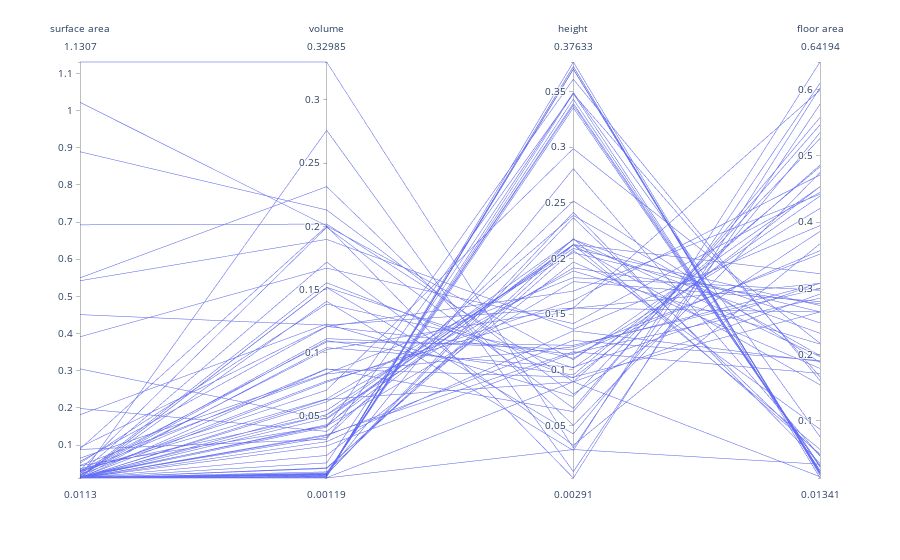

Notebook cell for this chart:
### Code cell
from  modules.DataAndVisualization.vizualiser import (
    plot_scatter as scatter,
    plot_parallel as parallel,
)
axis_names = ["surface area", "volume", "height", "floor area"]

obj[:,1] = -obj[:,1]
obj[:,2] = -obj[:,2]
obj[:,3] = -obj[:,3]
parallel(obj, axis_names)
